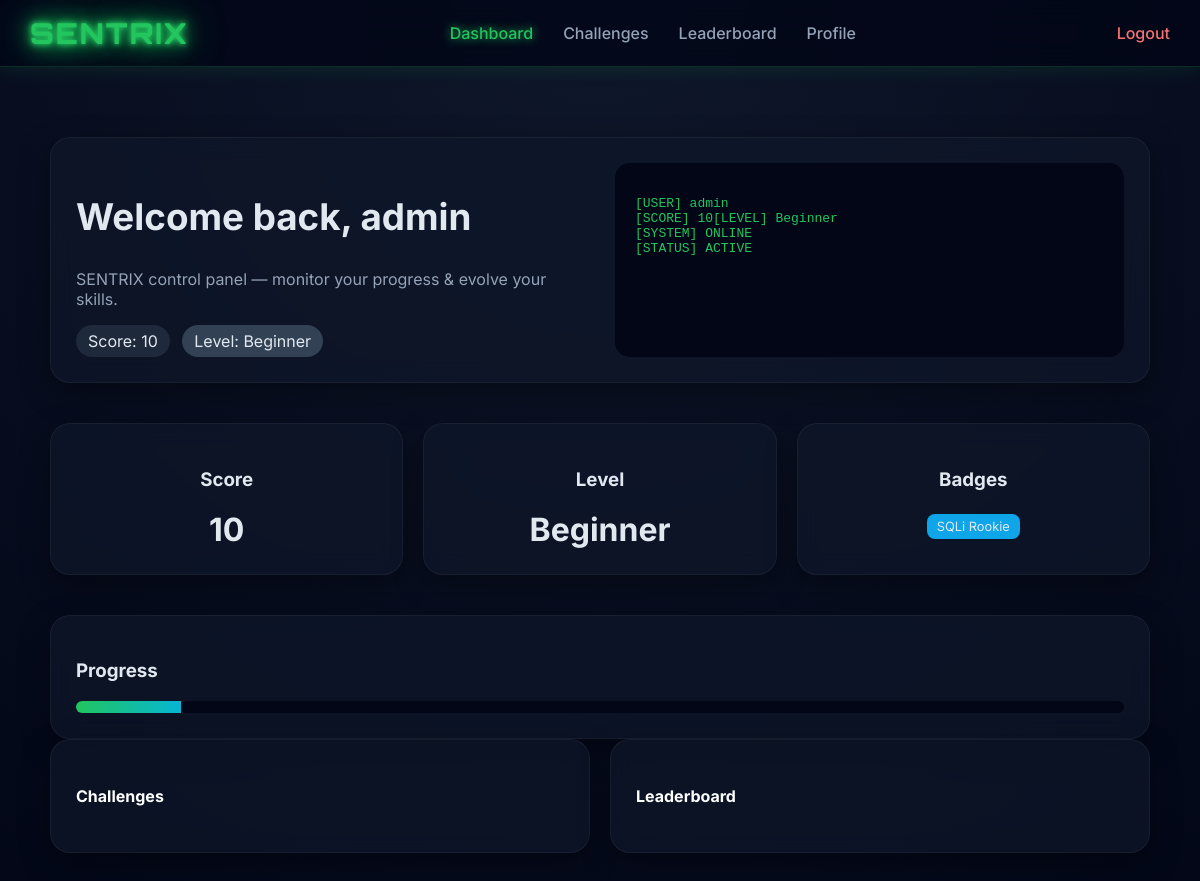
The app's page /public/index.php (signed in) with its own data.
### tables this page shows
CREATE TABLE `users` (
  `id` int(11) NOT NULL,
  `username` varchar(50) DEFAULT NULL,
  `password` varchar(255) DEFAULT NULL,
  `score` int(11) DEFAULT 0,
  `created_at` timestamp NOT NULL DEFAULT current_timestamp(),
  `role` varchar(20) DEFAULT 'user'
);

### public/index.php (the view, shortened to what this page needs)
<?php
$db = new Database();
$conn = $db->connect();
$stmt = $conn->prepare("SELECT username, score FROM users WHERE id = ?");
$stmt->execute([$_SESSION['user_id']]);
$user = $stmt->fetch(PDO::FETCH_ASSOC);
$score = $user['score'];
if ($score < 20) $level = "Beginner";
elseif ($score < 50) $level = "Intermediate";
else $level = "Advanced";
$badges = [];
if ($score >= 10) $badges[] = "SQLi Rookie";
require_once __DIR__ . '/../views/header.php';
?>
<main class="ix-container">
  <section class="ix-hero ix-card">
    <div class="ix-hero-grid">
      <div>
        <h1 class="ix-title">
          Welcome back, <?= htmlspecialchars($user['username']) ?>
        </h1>
        <p class="ix-muted">
          SENTRIX control panel — monitor your progress & evolve your skills.
        </p>
        <div class="ix-pills">
          <span class="ix-pill">Score: <?= $score ?></span>
          <span class="ix-pill ix-pill-muted">Level: <?= $level ?></span>
        </div>
      </div>
      <div class="ix-terminal">
<pre>[USER] <?= $user['username'] ?>
[SCORE] <?= $score ?>
[LEVEL] <?= $level ?>
[SYSTEM] ONLINE
[STATUS] ACTIVE</pre>
      </div>
    </div>
  </section>
  <section class="ix-grid">
    <div class="ix-card ix-center">
      <h3>Score</h3>
      <div class="ix-big"><?= $score ?></div>
    </div>
    <div class="ix-card ix-center">
      <h3>Level</h3>
      <div class="ix-big"><?= $level ?></div>
    </div>
    <div class="ix-card ix-center">
      <h3>Badges</h3>
      <div>
        <?php foreach ($badges as $b): ?>
          <span class="ix-tag"><?= $b ?></span>
        <?php endforeach; ?>
      </div>
    </div>
  </section>
  <section class="ix-card">
    <h3>Progress</h3>
    <div class="ix-progress">
      <div class="ix-progress-bar" style="width: <?= min(100, $score) ?>%;"></div>
    </div>
  </section>
  <section class="ix-grid">
    <a href="challenges.php" class="ix-link">
      <div class="ix-card">
        <h4>Challenges</h4>
      </div>
    </a>
    <a href="leaderboard.php" class="ix-link">
      <div class="ix-card">
        <h4>Leaderboard</h4>
      </div>
    </a>
  </section>
</main>
<?php require_once __DIR__ . '/../views/footer.php'; ?>

### css/style.css (style rules this page uses)
body { margin: 0; font-family: 'Inter', sans-serif; background: radial-gradient(circle at top, #0f172a, #020617); color: #e2e8f0; overflow-x: hidden; }
.ix-container { max-width: 1200px; margin: auto; padding: 40px 20px; }
.ix-card { background: rgba(15, 23, 42, 0.7); border: 1px solid rgba(255,255,255,0.05); backdrop-filter: blur(12px); border-radius: 20px; padding: 25px; box-shadow: 0 10px 30px rgba(0,0,0,0.4); transition: 0.3s; }
.ix-hero { margin-bottom: 40px; }
.ix-hero-grid { display: grid; grid-template-columns: 1fr 1fr; gap: 30px; }
.ix-title { font-size: 2.3rem; font-weight: 700; }
.ix-muted { color: #94a3b8; }
.ix-pill { display: inline-block; padding: 6px 12px; border-radius: 999px; background: #1e293b; margin-right: 8px; }
.ix-pill-muted { background: #334155; }
.ix-terminal { background: #020617; border-radius: 15px; padding: 20px; font-family: monospace; color: #22c55e; }
.ix-grid { display: grid; grid-template-columns: repeat(auto-fit, minmax(250px, 1fr)); gap: 20px; margin-bottom: 40px; }
.ix-center { text-align: center; }
.ix-big { font-size: 2rem; font-weight: bold; }
.ix-tag { display: inline-block; padding: 5px 10px; margin: 4px; border-radius: 8px; background: #0ea5e9; font-size: 0.8rem; }
.ix-progress { height: 12px; background: #020617; border-radius: 10px; overflow: hidden; }
.ix-progress-bar { height: 100%; background: linear-gradient(90deg,#22c55e,#06b6d4); }
.ix-link { text-decoration: none; color: white; }

### records on screen
users: username "admin", score "10", score "Beginner"

### other values on screen
$b "SQLi Rookie"
